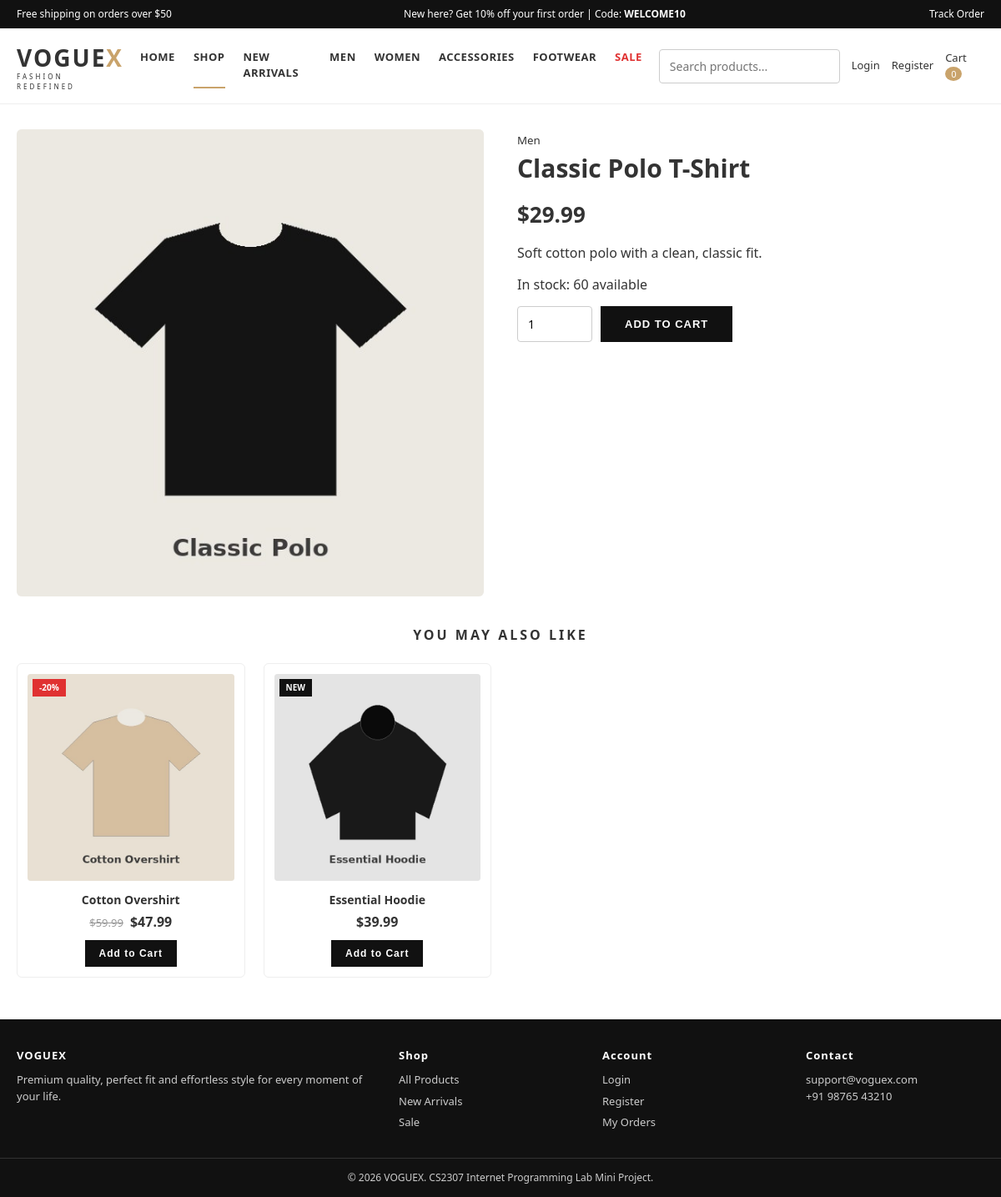
Screenshot of /product.php?id=1 with the database file from the repository.
### tables this page shows
CREATE TABLE IF NOT EXISTS categories (
  id INT AUTO_INCREMENT PRIMARY KEY,
  name VARCHAR(80) NOT NULL UNIQUE
);

CREATE TABLE IF NOT EXISTS products (
  id INT AUTO_INCREMENT PRIMARY KEY,
  category_id INT NOT NULL,
  name VARCHAR(150) NOT NULL,
  description TEXT,
  price DECIMAL(10,2) NOT NULL,
  old_price DECIMAL(10,2) DEFAULT NULL,
  image VARCHAR(255) DEFAULT 'placeholder.jpg',
  badge VARCHAR(20) DEFAULT NULL,
  stock INT NOT NULL DEFAULT 50,
  is_bestseller TINYINT(1) NOT NULL DEFAULT 0,
  created_at TIMESTAMP DEFAULT CURRENT_TIMESTAMP,
  FOREIGN KEY (category_id) REFERENCES categories(id) ON DELETE CASCADE
);

### product.php (the view, shortened to what this page needs)
<?php
require 'config.php';
$id   = (int)($_GET['id'] ?? 0);
$stmt = $conn->prepare('SELECT p.*, c.name AS cat FROM products p JOIN categories c ON c.id=p.category_id WHERE p.id=?');
$stmt->bind_param('i', $id);
$stmt->execute();
$p = $stmt->get_result()->fetch_assoc();
$page  = 'shop';
$rel   = $conn->query('SELECT * FROM products WHERE category_id=' . (int)$p['category_id'] . ' AND id<>' . $id . ' LIMIT 4');
include 'includes/header.php';
?>
<div class="container">
  <div class="detail">
    <div class="big"><img src="images/<?= e($p['image']) ?>" alt="<?= e($p['name']) ?>" onerror="this.onerror=null;this.src='images/placeholder.jpg'"></div>
    <div>
      <small><?= e($p['cat']) ?></small>
      <h1><?= e($p['name']) ?></h1>
      <p class="price"><?php if ($p['old_price']): ?><span class="old"><?= money($p['old_price']) ?></span><?php endif; ?><strong><?= money($p['price']) ?></strong></p>
      <p><?= nl2br(e($p['description'])) ?></p>
      <p><?= $p['stock'] > 0 ? 'In stock: ' . (int)$p['stock'] . ' available' : '<span class="out">Out of stock</span>' ?></p>
      <?php if ($p['stock'] > 0): ?>
      <form method="post" action="cart.php" style="display:flex">
        <input type="number" name="qty" class="qty" value="1" min="1" max="<?= (int)$p['stock'] ?>">
        <button class="btn" type="submit">ADD TO CART</button>
      </form>
      <?php endif; ?>
    </div>
  </div>
  <?php if ($rel->num_rows): ?>
    <h2 class="section-title">YOU MAY ALSO LIKE</h2>
    <div class="grid"><?php while ($r = $rel->fetch_assoc()) echo product_card($r); ?></div>
  <?php endif; ?>
</div>
<?php include 'includes/footer.php'; ?>

### includes/header.php (shortened to what this page needs)
<?php
$page  = $page ?? '';
$cats  = $conn->query("SELECT id, name FROM categories ORDER BY id");
?>
<!DOCTYPE html>
<html lang="en">
<head>
  <link rel="stylesheet" href="css/style.css">
</head>
<body>
<div class="topbar">
  <span>Free shipping on orders over $50</span>
  <span>New here? Get 10% off your first order | Code: <b>WELCOME10</b></span>
  <span>
    <a href="orders.php">Track Order</a>
  </span>
</div>
<header class="header">
  <div class="container nav-wrap">
    <a href="index.php" class="logo">VOGUE<span>X</span><small>FASHION REDEFINED</small></a>
    <nav id="mainNav">
      <a href="index.php" class="<?= $page=='home'?'active':'' ?>">HOME</a>
      <a href="shop.php" class="<?= $page=='shop'?'active':'' ?>">SHOP</a>
      <a href="shop.php?new=1">NEW ARRIVALS</a>
      <?php while ($c = $cats->fetch_assoc()): ?>
        <a href="shop.php?cat=<?= (int)$c['id'] ?>"><?= strtoupper(e($c['name'])) ?></a>
      <?php endwhile; ?>
      <a href="shop.php?sale=1" class="sale-link">SALE</a>
    </nav>
    <div class="icons">
      <form action="shop.php" method="get" class="search">
        <input type="text" name="q" placeholder="Search products..." value="<?= e($_GET['q'] ?? '') ?>">
      </form>
      <?php if (is_logged_in()): ?>
        <a href="orders.php" title="My orders">Hi, <?= e(explode(' ', $_SESSION['name'])[0]) ?></a>
        <a href="logout.php">Logout</a>
      <?php else: ?>
        <a href="login.php">Login</a>
        <a href="register.php">Register</a>
      <?php endif; ?>
      <a href="cart.php" class="cart-link">Cart <span class="cart-count"><?= cart_count() ?></span></a>
    </div>
  </div>
</header>
<main>

### config.php (shortened to what this page needs)
<?php
function e($text) { return htmlspecialchars((string)$text, ENT_QUOTES, 'UTF-8'); }
function money($n) { return '$' . number_format((float)$n, 2); }
function is_logged_in() { return isset($_SESSION['user_id']); }
function cart_count() {
    return isset($_SESSION['cart']) ? array_sum($_SESSION['cart']) : 0;
}
function product_card($p) {
    $badge = '';
    if (!empty($p['badge'])) {
        $cls = ($p['badge'][0] === '-') ? 'sale' : 'new';
        $badge = '<span class="badge ' . $cls . '">' . e($p['badge']) . '</span>';
    }
    $old = $p['old_price'] ? '<span class="old">' . money($p['old_price']) . '</span>' : '';
    $stock = $p['stock'] > 0
        ? '<form method="post" action="cart.php">
             <input type="hidden" name="action" value="add">
             <input type="hidden" name="id" value="' . (int)$p['id'] . '">
             <button class="btn btn-small" type="submit">Add to Cart</button>
           </form>'
        : '<span class="out">Out of stock</span>';
    return '<div class="card">' . $badge . '
      <a href="product.php?id=' . (int)$p['id'] . '" class="card-img">
        <img src="images/' . e($p['image']) . '" alt="' . e($p['name']) . '"
             onerror="this.onerror=null;this.src=\'images/placeholder.jpg\'">
      </a>
      <h3><a href="product.php?id=' . (int)$p['id'] . '">' . e($p['name']) . '</a></h3>
      <p class="price">' . $old . '<strong>' . money($p['price']) . '</strong></p>
      ' . $stock . '
    </div>';
}

### css/style.css (style rules this page uses)
:root { --black:#111; --beige:#efe6da; --grey:#f5f5f5; --red:#e03131; --text:#333; }
* { box-sizing:border-box; margin:0; padding:0; }
body { font-family:'Segoe UI',Arial,sans-serif; color:var(--text); background:#fff; line-height:1.5; }
a { color:inherit; text-decoration:none; }
img { max-width:100%; display:block; }
.container { max-width:1200px; margin:0 auto; padding:0 20px; }
.topbar { background:var(--black); color:#fff; font-size:12px; padding:8px 20px; display:flex; justify-content:space-between; gap:10px; flex-wrap:wrap; }
.topbar a { margin-left:14px; }
.header { border-bottom:1px solid #eee; background:#fff; position:sticky; top:0; z-index:50; }
.nav-wrap { display:flex; align-items:center; justify-content:space-between; gap:20px; padding-top:14px; padding-bottom:14px; }
.logo { font-size:28px; font-weight:700; letter-spacing:2px; position:relative; }
.logo span { color:#c9a36b; }
.logo small { display:block; font-size:8px; letter-spacing:3px; font-weight:400; margin-top:-4px; }
nav { display:flex; gap:22px; font-size:13px; font-weight:600; letter-spacing:.5px; }
nav a { padding:6px 0; border-bottom:2px solid transparent; }
nav a:hover, nav a.active { border-bottom-color:#c9a36b; }
nav .sale-link { color:var(--red); }
.icons { display:flex; align-items:center; gap:14px; font-size:13px; }
.search input { padding:7px 12px; border:1px solid #ddd; border-radius:20px; width:160px; font-size:13px; }
.cart-count { background:#c9a36b; color:#fff; border-radius:50%; padding:1px 7px; font-size:11px; }
.btn { display:inline-block; background:var(--black); color:#fff; padding:13px 28px; border:1px solid var(--black); font-size:13px; font-weight:600; letter-spacing:1px; cursor:pointer; }
.btn-small { padding:8px 16px; font-size:12px; }
.section-title { text-align:center; letter-spacing:3px; font-size:16px; margin:34px 0 22px; }
.grid { display:grid; grid-template-columns:repeat(4,1fr); gap:22px; margin-bottom:40px; }
.card { background:#fff; border:1px solid #eee; border-radius:6px; padding:12px; position:relative; text-align:center; transition:box-shadow .2s; }
.card-img { display:block; background:var(--grey); border-radius:4px; overflow:hidden; aspect-ratio:1/1; }
.card-img img { width:100%; height:100%; object-fit:cover; }
.card h3 { font-size:14px; margin:12px 0 4px; font-weight:600; }
.price { margin-bottom:10px; }
.price .old { text-decoration:line-through; color:#999; margin-right:8px; font-size:13px; }
.badge { position:absolute; top:18px; left:18px; z-index:2; font-size:10px; font-weight:700; padding:3px 8px; color:#fff; background:var(--black); }
.badge.sale { background:var(--red); }
select, input[type=text], input[type=email], input[type=password], input[type=number], input[type=tel], textarea, input[type=file] { padding:10px 12px; border:1px solid #ccc; border-radius:4px; font-size:14px; width:100%; font-family:inherit; }
.detail { display:grid; grid-template-columns:1fr 1fr; gap:40px; margin:30px 0; }
.detail .big { background:var(--grey); border-radius:6px; overflow:hidden; }
.detail h1 { font-size:30px; margin-bottom:8px; }
.detail .price strong { font-size:26px; }
.detail p { margin:14px 0; }
.qty { width:90px !important; margin-right:10px; }

### rows the page displays
categories: name "MEN"
categories: name "WOMEN"
categories: name "ACCESSORIES"
categories: name "FOOTWEAR"
products: image (picture), category.name "Men", name "Classic Polo T-Shirt", price "$29.99", description "Soft cotton polo with a clean, classic fit.", stock "60"
products: badge "-20%", image (picture), name "Cotton Overshirt", old_price "$59.99", price "$47.99"
products: badge "NEW", image (picture), name "Essential Hoodie", price "$39.99"

### other values shown
cart_count() "0"
